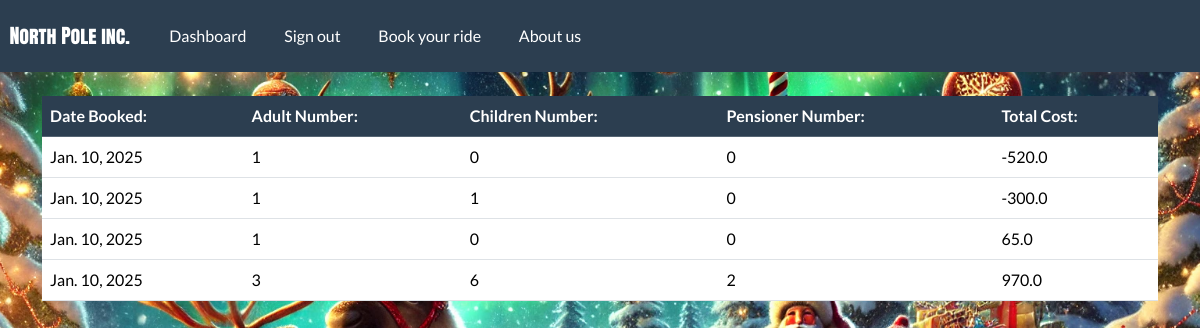
Before: /dashboard (signed in) with the older database file.
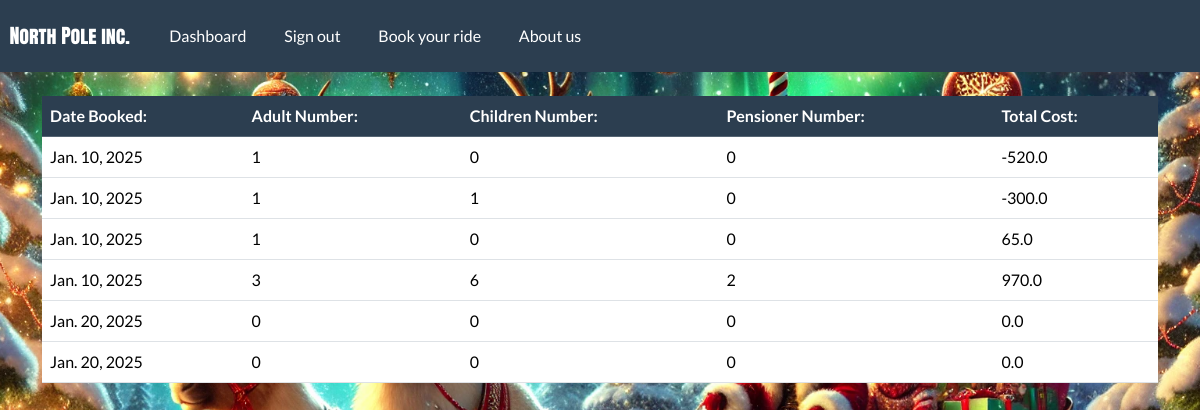
After: the same page with the newer database file.
### website/models.py (models this page shows)
class Ride_Bookings(models.Model):
    booking_id = models.AutoField(primary_key=True, editable= False)
    ride_user_id= models.ForeignKey(CustomUser, on_delete=models.CASCADE)
    ride_booking_date= models.DateField(auto_now_add= True)
    ride_booking_date_arrive=models.DateField()
    ride_booking_date_leave= models.DateField()
    ride_booking_adults=models.IntegerField(default=0, validators=[MinValueValidator(0)])
    ride_booking_children=models.IntegerField(default=0, validators= [MinValueValidator(0)])
    ride_booking_oap= models.IntegerField(default=0, validators= [MinValueValidator(0)])
    ride_total_cost= models.FloatField(default=0)
    ride_points= models.IntegerField(default=0)

### website/views.py (the view)
# urls.py: path('dashboard', views.dashboard, name = "dashboard" ),
@login_required(login_url= 'login')
def dashboard(request):
    tablestuff= Ride_Bookings.objects.filter(ride_user_id_id=request.user)
    context= {'records': tablestuff}
    return render (request, 'website/dashboard.html', context=context)

### website/templates/website/dashboard.html
{% extends 'website/base.html' %}
{% load static %}
{% load crispy_forms_tags%}
{% block content %}
<table class="table">
<br>
    <thead class="table-primary">
        <th scope="col"> Date Booked: </th>
        <th scope="col"> Adult Number: </th>
        <th scope="col"> Children Number: </th>
        <th scope="col"> Pensioner Number: </th>
        <th scope= "col"> Total Cost: </th>
    </thead>
<tbody>
    {% if records %}
        {% for record in records %}
        <tr>
            <td> {{record.ride_booking_date}} </td>
            <td> {{record.ride_booking_adults}} </td>
            <td> {{record.ride_booking_children}} </td>
            <td> {{record.ride_booking_oap}} </td>
            <td> {{record.ride_total_cost}} </td>
            {% endfor %}
        {% endif %}
        </tr>
</tbody>
</table>
{% endblock %}

### website/templates/website/base.html (shortened to what this page needs)
{% load static %}
<!DOCTYPE html>
<html lang="en">
<head>
    <link rel="stylesheet" href="https://bootswatch.com/5/flatly/bootstrap.min.css">
    <link rel="stylesheet" href= "{% static 'css/flatly.css' %}">
    <link rel="stylesheet" href= "{% static 'css/styles.css' %}">
</head>
<body>
    {% include 'website/navbar.html' %}
     <div class="container">
        {% block content %}
        {% endblock %}
    </div>
</body>
</html>

### website/templates/website/navbar.html (shortened to what this page needs)
<nav class="navbar navbar-expand-lg navbar-dark bg-primary justify-content-center">
    <a class="navbar-brand main-heading myfont" href="{% url '' %}">
      &nbsp; North Pole inc.
    </a>
        <div class="collapse navbar-collapse text-center" id="navbarNavDropdown">
        <ul class="navbar-nav mr-auto">
           {% if user.is_authenticated %}
             <li class="nav-item">
              <a class="nav-link" href="{% url 'dashboard' %}">Dashboard &nbsp;  </a>
            </li>
            <li class="nav-item">
              <a class="nav-link" href="{% url 'logout' %}">Sign out &nbsp;  </a>
            </li>
            <li class="nav-item">
              <a class="nav-link" href="{% url 'booking1' %}">Book your ride &nbsp;  </a>
            </li>
            <li class="nav-item">
             <a class="nav-link" href="{% url 'about' %}">About us</a>
           </li>
        {% endif %}
       </ul>
      </div>
  </nav>

### static/css/styles.css (style rules this page uses)
.myfont { font-family: myFirstFont; }
body { background-image: url('/static/images/christmas.jpg'); background-size: cover; background-repeat: no-repeat; background-attachment: fixed; background-position: center; color: white; }

Changed rows visible on the page:
added Ride_Bookings: ride_booking_date "Jan. 20, 2025", ride_booking_adults "0", ride_booking_children "0", ride_booking_oap "0", ride_total_cost "0.0"
added Ride_Bookings: ride_booking_date "Jan. 20, 2025", ride_booking_adults "0", ride_booking_children "0", ride_booking_oap "0", ride_total_cost "0.0"
